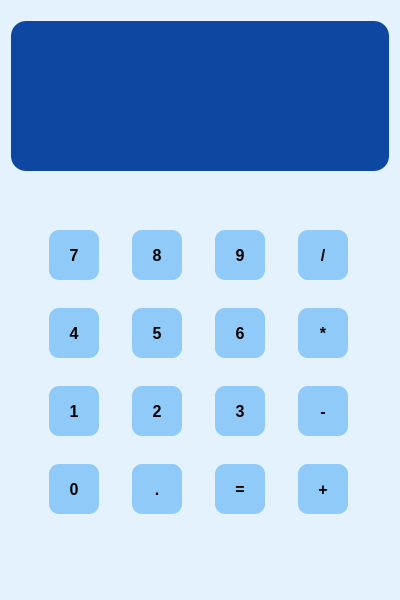
<?xml version="1.0" encoding="UTF-8"?>
<ui version="4.0">
 <class>centralwidget</class>
 <widget class="QWidget" name="centralwidget">
  <property name="geometry">
   <rect>
    <x>0</x>
    <y>0</y>
    <width>400</width>
    <height>600</height>
   </rect>
  </property>
  <property name="minimumSize">
   <size>
    <width>400</width>
    <height>600</height>
   </size>
  </property>
  <property name="maximumSize">
   <size>
    <width>400</width>
    <height>600</height>
   </size>
  </property>
  <property name="windowTitle">
   <string>Form</string>
  </property>
  <property name="styleSheet">
   <string notr="true">#centralwidget {
	background: #E3F2FD;
}

#in_out_cal {
	background: #0D47A1;
	color: white;
	border: none;
	border-radius: 15px;
	font-size: 20px;
}

QPushButton {
	width: 50px;
	max-width: 50px;
	height: 50px;
	background: #90CAF9;
	color: black;
	font-weight: 700; 
	font-size: 16px;
	border: none;
	border-radius: 10px;
}

QPushButton:hover {
	background: #2196F3;
}</string>
  </property>
  <layout class="QVBoxLayout" name="verticalLayout">
   <item>
    <spacer name="verticalSpacer_3">
     <property name="orientation">
      <enum>Qt::Vertical</enum>
     </property>
     <property name="sizeType">
      <enum>QSizePolicy::Maximum</enum>
     </property>
     <property name="sizeHint" stdset="0">
      <size>
       <width>10</width>
       <height>10</height>
      </size>
     </property>
    </spacer>
   </item>
   <item>
    <widget class="QLineEdit" name="in_out_cal">
     <property name="minimumSize">
      <size>
       <width>0</width>
       <height>150</height>
      </size>
     </property>
     <property name="maximumSize">
      <size>
       <width>16777215</width>
       <height>150</height>
      </size>
     </property>
    </widget>
   </item>
   <item>
    <spacer name="verticalSpacer_2">
     <property name="orientation">
      <enum>Qt::Vertical</enum>
     </property>
     <property name="sizeType">
      <enum>QSizePolicy::Maximum</enum>
     </property>
     <property name="sizeHint" stdset="0">
      <size>
       <width>20</width>
       <height>20</height>
      </size>
     </property>
    </spacer>
   </item>
   <item>
    <widget class="QWidget" name="widget" native="true">
     <layout class="QGridLayout" name="gridLayout" columnstretch="0,0,0,0,0,0,0,0" rowminimumheight="0,0,0,0,0,0,0,0,0,0" columnminimumwidth="0,0,0,0,0,0,0,0">
      <property name="spacing">
       <number>4</number>
      </property>
      <item row="4" column="4">
       <widget class="QPushButton" name="cal">
        <property name="text">
         <string>=</string>
        </property>
       </widget>
      </item>
      <item row="4" column="6">
       <widget class="QPushButton" name="pushButton_16">
        <property name="text">
         <string>+</string>
        </property>
       </widget>
      </item>
      <item row="4" column="2">
       <widget class="QPushButton" name="cham">
        <property name="text">
         <string>.</string>
        </property>
       </widget>
      </item>
      <item row="2" column="6">
       <widget class="QPushButton" name="nhan">
        <property name="text">
         <string>*</string>
        </property>
       </widget>
      </item>
      <item row="2" column="4">
       <widget class="QPushButton" name="sau">
        <property name="text">
         <string>6</string>
        </property>
       </widget>
      </item>
      <item row="3" column="4">
       <widget class="QPushButton" name="ba">
        <property name="text">
         <string>3</string>
        </property>
       </widget>
      </item>
      <item row="3" column="0">
       <widget class="QPushButton" name="mot">
        <property name="text">
         <string>1</string>
        </property>
       </widget>
      </item>
      <item row="4" column="0">
       <widget class="QPushButton" name="zore">
        <property name="text">
         <string>0</string>
        </property>
       </widget>
      </item>
      <item row="2" column="2">
       <widget class="QPushButton" name="nam">
        <property name="text">
         <string>5</string>
        </property>
       </widget>
      </item>
      <item row="3" column="2">
       <widget class="QPushButton" name="hai">
        <property name="text">
         <string>2</string>
        </property>
       </widget>
      </item>
      <item row="1" column="4">
       <widget class="QPushButton" name="chin">
        <property name="text">
         <string>9</string>
        </property>
       </widget>
      </item>
      <item row="2" column="0">
       <widget class="QPushButton" name="bon">
        <property name="text">
         <string>4</string>
        </property>
       </widget>
      </item>
      <item row="3" column="6">
       <widget class="QPushButton" name="minus">
        <property name="text">
         <string>-</string>
        </property>
       </widget>
      </item>
      <item row="1" column="6">
       <widget class="QPushButton" name="chia">
        <property name="text">
         <string>/</string>
        </property>
       </widget>
      </item>
      <item row="1" column="0">
       <widget class="QPushButton" name="bay">
        <property name="text">
         <string>7</string>
        </property>
       </widget>
      </item>
      <item row="1" column="2">
       <widget class="QPushButton" name="tam">
        <property name="text">
         <string>8</string>
        </property>
       </widget>
      </item>
     </layout>
    </widget>
   </item>
   <item>
    <spacer name="verticalSpacer">
     <property name="orientation">
      <enum>Qt::Vertical</enum>
     </property>
     <property name="sizeType">
      <enum>QSizePolicy::Maximum</enum>
     </property>
     <property name="sizeHint" stdset="0">
      <size>
       <width>20</width>
       <height>40</height>
      </size>
     </property>
    </spacer>
   </item>
  </layout>
 </widget>
 <resources/>
 <connections/>
</ui>
